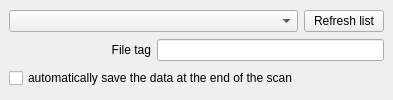
  <widget class="QDockWidget" name="generalParamsDockWidget">
   <property name="font">
    <font>
     <bold>true</bold>
    </font>
   </property>
   <property name="locale">
    <locale language="English" country="UnitedStates"/>
   </property>
   <property name="windowTitle">
    <string>General Parameters</string>
   </property>
   <attribute name="dockWidgetArea">
    <number>1</number>
   </attribute>
   <widget class="QWidget" name="dockWidgetContents_4">
    <layout class="QGridLayout" name="gridLayout_5">
     <item row="0" column="0" colspan="2">
      <widget class="QComboBox" name="procedures_ComboBox">
       <property name="font">
        <font>
         <bold>false</bold>
        </font>
       </property>
      </widget>
     </item>
     <item row="0" column="2">
      <widget class="QPushButton" name="refresh_procedures_PushButton">
       <property name="font">
        <font>
         <bold>false</bold>
        </font>
       </property>
       <property name="text">
        <string>Refresh list</string>
       </property>
      </widget>
     </item>
     <item row="1" column="0">
      <widget class="QLabel" name="file_tag_label">
       <property name="font">
        <font>
         <bold>false</bold>
        </font>
       </property>
       <property name="text">
        <string>File tag</string>
       </property>
       <property name="alignment">
        <set>Qt::AlignRight|Qt::AlignTrailing|Qt::AlignVCenter</set>
       </property>
      </widget>
     </item>
     <item row="1" column="1" colspan="2">
      <widget class="QLineEdit" name="file_tag_lineEdit">
       <property name="font">
        <font>
         <bold>false</bold>
        </font>
       </property>
      </widget>
     </item>
     <item row="2" column="0" colspan="2">
      <widget class="QCheckBox" name="auto_save_CheckBox">
       <property name="font">
        <font>
         <bold>false</bold>
        </font>
       </property>
       <property name="text">
        <string>automatically save the data at the end of the scan</string>
       </property>
      </widget>
     </item>
    </layout>
   </widget>
  </widget>
